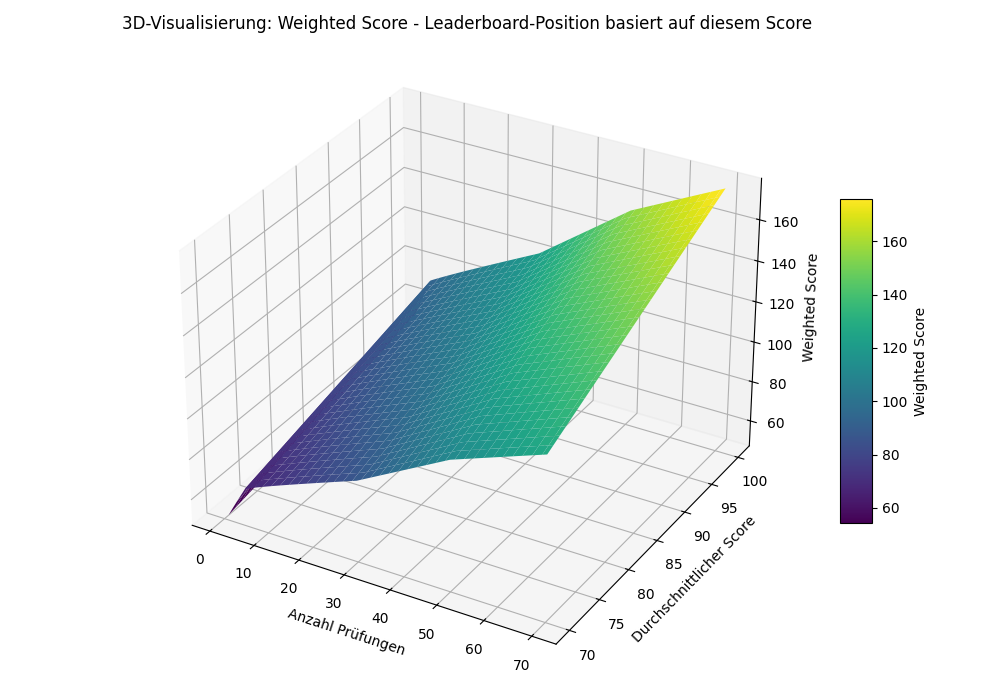

The script that drew this image:
import numpy as np
import matplotlib.pyplot as plt
from mpl_toolkits.mplot3d import Axes3D
import math

def weighted_score(durchschnittliche_wertung, anzahl_pruefungen):
    """
    Zeigt die berechnung der Leaderboardposition
    """
    base_score = durchschnittliche_wertung
    
    experience_bonus = 0.0
    if anzahl_pruefungen >= 1:
        log_bonus = math.log(anzahl_pruefungen + 1) / math.log(2)
        experience_bonus = log_bonus * 1.2
    
    reliability_factor = 1.0
    if anzahl_pruefungen < 5:
        if anzahl_pruefungen == 1:
            reliability_factor = 0.70
        elif anzahl_pruefungen == 2:
            reliability_factor = 0.75
        elif anzahl_pruefungen == 3:
            reliability_factor = 0.80
        elif anzahl_pruefungen == 4:
            reliability_factor = 0.85
    elif 5 <= anzahl_pruefungen < 15:
        reliability_factor = 0.90 + ((anzahl_pruefungen - 5) * 0.01)
    elif 15 <= anzahl_pruefungen < 30:
        reliability_factor = 1.0 + ((anzahl_pruefungen - 15) * 0.01)
    elif 30 <= anzahl_pruefungen < 50:
        reliability_factor = 1.15 + ((anzahl_pruefungen - 30) * 0.015)
    elif anzahl_pruefungen >= 50:
        reliability_factor = 1.45 + ((anzahl_pruefungen - 50) * 0.01)
        
    return (base_score + experience_bonus) * reliability_factor

# 3D-Visualisierung (unverändert)
n_values = np.arange(1, 71)
avg_values = np.linspace(70, 100, 61)
N, A = np.meshgrid(n_values, avg_values)
W = np.array([[weighted_score(a, n) for n in n_values] for a in avg_values])
fig = plt.figure(figsize=(10, 7))
ax = fig.add_subplot(111, projection="3d")
surf = ax.plot_surface(N, A, W, cmap="viridis", linewidth=0, antialiased=True)
ax.set_title("3D-Visualisierung: Weighted Score - Leaderboard-Position basiert auf diesem Score")
ax.set_xlabel("Anzahl Prüfungen")
ax.set_ylabel("Durchschnittlicher Score")
ax.set_zlabel("Weighted Score")
fig.colorbar(surf, shrink=0.5, aspect=10, label="Weighted Score")
plt.tight_layout()
plt.show()

# Leaderboard-Berechnung und -Anzeige
def calculate_leaderboard():
    """
    Berechnet und zeigt die Leaderboard-Positionen basierend auf den Beispielwerten an.
    """
    test_cases = [
        {'name': 'Spieler A', 'pruefungen': 70, 'wertung': 95.0},
        {'name': 'Spieler B', 'pruefungen': 50, 'wertung': 96.0},
        {'name': 'Spieler C', 'pruefungen': 30, 'wertung': 95.0},
        {'name': 'Spieler D', 'pruefungen': 10, 'wertung': 97.0},
        {'name': 'Spieler E', 'pruefungen': 5, 'wertung': 98.0},
        {'name': 'Spieler F', 'pruefungen': 1, 'wertung': 100.0},
        # Hinzugefügte Testfälle und Edge Cases
        {'name': 'Spieler G', 'pruefungen': 4, 'wertung': 99.0},   # Edge Case < 5
        {'name': 'Spieler H', 'pruefungen': 5, 'wertung': 92.0},   # Edge Case 5
        {'name': 'Spieler I', 'pruefungen': 14, 'wertung': 90.0},  # Edge Case < 15
        {'name': 'Spieler J', 'pruefungen': 15, 'wertung': 88.0},  # Edge Case 15
        {'name': 'Spieler K', 'pruefungen': 29, 'wertung': 85.0},  # Edge Case < 30
        {'name': 'Spieler L', 'pruefungen': 30, 'wertung': 83.0},  # Edge Case 30
        {'name': 'Spieler M', 'pruefungen': 49, 'wertung': 80.0},  # Edge Case < 50
        {'name': 'Spieler N', 'pruefungen': 50, 'wertung': 75.0},  # Edge Case 50
        {'name': 'Spieler O', 'pruefungen': 65, 'wertung': 78.0},  # Hohe Anzahl, niedriger Score
        {'name': 'Spieler P', 'pruefungen': 2, 'wertung': 100.0},  # Sehr niedrige Anzahl, hoher Score
    ]

    for test_case in test_cases:
        test_case['weighted_score'] = weighted_score(test_case['wertung'], test_case['pruefungen'])

    sorted_leaderboard = sorted(test_cases, key=lambda x: x['weighted_score'], reverse=True)

    print("\n-------------------------------------------")
    print("      Leaderboard-Positionen")
    print("-------------------------------------------")
    print(f"{'Rang':<5} | {'Name':<10} | {'Prüfungen':<10} | {'Score':<10} | {'Weighted Score':<15}")
    print("-" * 65)
    
    for i, entry in enumerate(sorted_leaderboard):
        rank = i + 1
        name = entry['name']
        pruefungen = entry['pruefungen']
        wertung = f"{entry['wertung']:.2f}%"
        weighted_score_val = f"{entry['weighted_score']:.2f}"
        
        print(f"{rank:<5} | {name:<10} | {pruefungen:<10} | {wertung:<10} | {weighted_score_val:<15}")

calculate_leaderboard()
